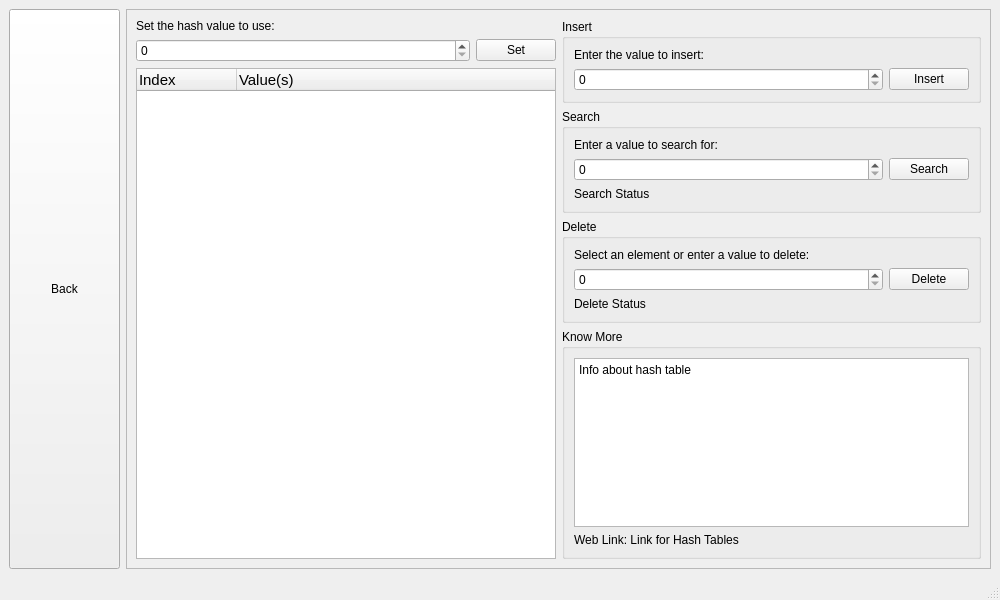
<?xml version="1.0" encoding="UTF-8"?>
<ui version="4.0">
 <class>HashTableWindow</class>
 <widget class="QMainWindow" name="HashTableWindow">
  <property name="geometry">
   <rect>
    <x>0</x>
    <y>0</y>
    <width>1000</width>
    <height>600</height>
   </rect>
  </property>
  <property name="windowTitle">
   <string>MainWindow</string>
  </property>
  <widget class="QWidget" name="centralwidget">
   <layout class="QHBoxLayout" name="horizontalLayout">
    <item>
     <layout class="QVBoxLayout" name="buttonList" stretch="0">
      <property name="sizeConstraint">
       <enum>QLayout::SetMaximumSize</enum>
      </property>
      <item>
       <widget class="QPushButton" name="ll_pbut">
        <property name="sizePolicy">
         <sizepolicy hsizetype="Minimum" vsizetype="MinimumExpanding">
          <horstretch>0</horstretch>
          <verstretch>0</verstretch>
         </sizepolicy>
        </property>
        <property name="minimumSize">
         <size>
          <width>111</width>
          <height>0</height>
         </size>
        </property>
        <property name="text">
         <string>Back</string>
        </property>
       </widget>
      </item>
     </layout>
    </item>
    <item>
     <widget class="QFrame" name="frame">
      <property name="frameShape">
       <enum>QFrame::StyledPanel</enum>
      </property>
      <property name="frameShadow">
       <enum>QFrame::Raised</enum>
      </property>
      <layout class="QHBoxLayout" name="horizontalLayout_3">
       <item>
        <layout class="QVBoxLayout" name="verticalLayout">
         <item>
          <widget class="QLabel" name="label">
           <property name="text">
            <string>Set the hash value to use:</string>
           </property>
          </widget>
         </item>
         <item>
          <layout class="QHBoxLayout" name="horizontalLayout_2">
           <item>
            <widget class="QSpinBox" name="set">
             <property name="sizePolicy">
              <sizepolicy hsizetype="MinimumExpanding" vsizetype="Fixed">
               <horstretch>0</horstretch>
               <verstretch>0</verstretch>
              </sizepolicy>
             </property>
             <property name="toolTip">
              <string>0 - 99</string>
             </property>
            </widget>
           </item>
           <item>
            <widget class="QPushButton" name="setp">
             <property name="text">
              <string>Set</string>
             </property>
            </widget>
           </item>
          </layout>
         </item>
         <item>
          <widget class="QTreeWidget" name="treeWidget">
           <property name="font">
            <font>
             <pointsize>11</pointsize>
            </font>
           </property>
           <property name="autoExpandDelay">
            <number>0</number>
           </property>
           <column>
            <property name="text">
             <string>Index</string>
            </property>
           </column>
           <column>
            <property name="text">
             <string>Value(s)</string>
            </property>
           </column>
          </widget>
         </item>
        </layout>
       </item>
       <item>
        <layout class="QVBoxLayout" name="verticalLayout_6">
         <item>
          <widget class="QGroupBox" name="groupBox">
           <property name="title">
            <string>Insert</string>
           </property>
           <layout class="QVBoxLayout" name="verticalLayout_2">
            <item>
             <widget class="QLabel" name="label_2">
              <property name="text">
               <string>Enter the value to insert:</string>
              </property>
             </widget>
            </item>
            <item>
             <layout class="QHBoxLayout" name="horizontalLayout_4">
              <item>
               <widget class="QSpinBox" name="ins">
                <property name="sizePolicy">
                 <sizepolicy hsizetype="MinimumExpanding" vsizetype="Fixed">
                  <horstretch>0</horstretch>
                  <verstretch>0</verstretch>
                 </sizepolicy>
                </property>
                <property name="maximum">
                 <number>1000000</number>
                </property>
               </widget>
              </item>
              <item>
               <widget class="QPushButton" name="insp">
                <property name="text">
                 <string>Insert</string>
                </property>
               </widget>
              </item>
             </layout>
            </item>
           </layout>
          </widget>
         </item>
         <item>
          <widget class="QGroupBox" name="groupBox_2">
           <property name="title">
            <string>Search</string>
           </property>
           <layout class="QVBoxLayout" name="verticalLayout_3">
            <item>
             <widget class="QLabel" name="label_3">
              <property name="text">
               <string>Enter a value to search for:</string>
              </property>
             </widget>
            </item>
            <item>
             <layout class="QHBoxLayout" name="horizontalLayout_5">
              <item>
               <widget class="QSpinBox" name="sea">
                <property name="sizePolicy">
                 <sizepolicy hsizetype="MinimumExpanding" vsizetype="Fixed">
                  <horstretch>0</horstretch>
                  <verstretch>0</verstretch>
                 </sizepolicy>
                </property>
               </widget>
              </item>
              <item>
               <widget class="QPushButton" name="seap">
                <property name="text">
                 <string>Search</string>
                </property>
               </widget>
              </item>
             </layout>
            </item>
            <item>
             <widget class="QLabel" name="seas">
              <property name="text">
               <string>Search Status</string>
              </property>
             </widget>
            </item>
           </layout>
          </widget>
         </item>
         <item>
          <widget class="QGroupBox" name="groupBox_3">
           <property name="title">
            <string>Delete</string>
           </property>
           <layout class="QVBoxLayout" name="verticalLayout_4">
            <item>
             <widget class="QLabel" name="label_6">
              <property name="text">
               <string>Select an element or enter a value to delete:</string>
              </property>
             </widget>
            </item>
            <item>
             <layout class="QHBoxLayout" name="horizontalLayout_6">
              <item>
               <widget class="QSpinBox" name="del">
                <property name="sizePolicy">
                 <sizepolicy hsizetype="MinimumExpanding" vsizetype="Fixed">
                  <horstretch>0</horstretch>
                  <verstretch>0</verstretch>
                 </sizepolicy>
                </property>
               </widget>
              </item>
              <item>
               <widget class="QPushButton" name="delp">
                <property name="text">
                 <string>Delete</string>
                </property>
               </widget>
              </item>
             </layout>
            </item>
            <item>
             <widget class="QLabel" name="dels">
              <property name="text">
               <string>Delete Status</string>
              </property>
             </widget>
            </item>
           </layout>
          </widget>
         </item>
         <item>
          <widget class="QGroupBox" name="groupBox_4">
           <property name="title">
            <string>Know More</string>
           </property>
           <layout class="QVBoxLayout" name="verticalLayout_5">
            <item>
             <widget class="QTextBrowser" name="textBrowser">
              <property name="html">
               <string>&lt;!DOCTYPE HTML PUBLIC &quot;-//W3C//DTD HTML 4.0//EN&quot; &quot;http://www.w3.org/TR/REC-html40/strict.dtd&quot;&gt;
&lt;html&gt;&lt;head&gt;&lt;meta name=&quot;qrichtext&quot; content=&quot;1&quot; /&gt;&lt;meta charset=&quot;utf-8&quot; /&gt;&lt;style type=&quot;text/css&quot;&gt;
p, li { white-space: pre-wrap; }
&lt;/style&gt;&lt;/head&gt;&lt;body style=&quot; font-family:'Segoe UI'; font-size:9pt; font-weight:400; font-style:normal;&quot;&gt;
&lt;p style=&quot; margin-top:0px; margin-bottom:0px; margin-left:0px; margin-right:0px; -qt-block-indent:0; text-indent:0px;&quot;&gt;Info about hash table&lt;/p&gt;&lt;/body&gt;&lt;/html&gt;</string>
              </property>
             </widget>
            </item>
            <item>
             <widget class="QLabel" name="label_8">
              <property name="text">
               <string>Web Link: &lt;a href=&quot;replace me&quot;&gt; Link for Hash Tables&lt;/a&gt;</string>
              </property>
              <property name="openExternalLinks">
               <bool>true</bool>
              </property>
             </widget>
            </item>
           </layout>
          </widget>
         </item>
        </layout>
       </item>
      </layout>
     </widget>
    </item>
   </layout>
  </widget>
  <widget class="QMenuBar" name="menubar">
   <property name="geometry">
    <rect>
     <x>0</x>
     <y>0</y>
     <width>1000</width>
     <height>20</height>
    </rect>
   </property>
  </widget>
  <widget class="QStatusBar" name="statusbar"/>
 </widget>
 <resources/>
 <connections/>
</ui>
